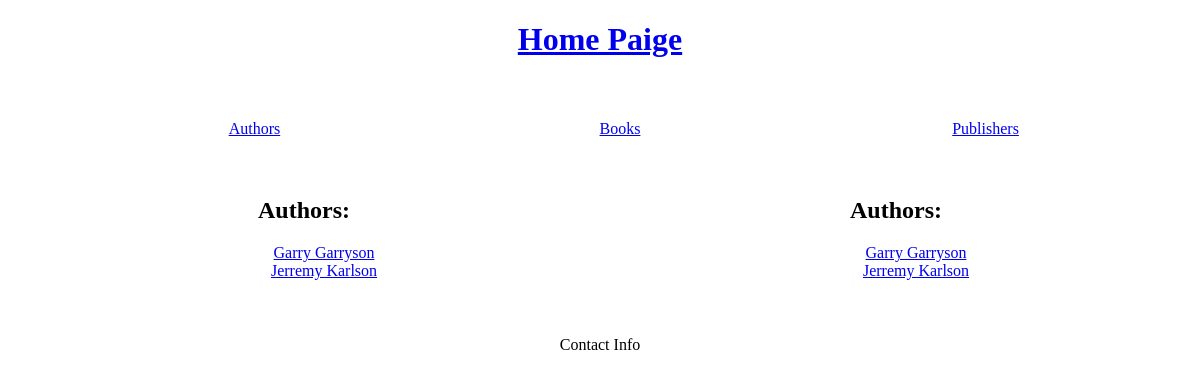
/authors/, run on an earlier commit of the app's database.
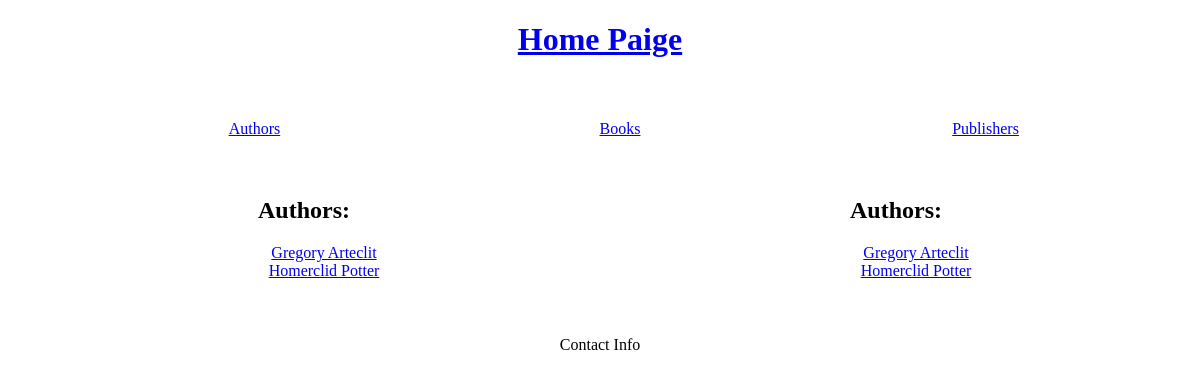
And on a later commit of the database.
### pages/models.py (models this page shows, shortened)
class Author(models.Model):
    name = models.CharField(max_length=100, unique=True)
    age = models.IntegerField()

### pages/views.py (the view)
# urls.py: path('authors/', authors, name='authors'),
def authors(request):
    all_authors = Author.objects.all()
    return render(request, 'authors.html', {'authors': all_authors, 'all_authors': all_authors})

### templates/authors.html (shortened to what this page needs)
{% extends 'base.html' %}
{% block content %}
    <h2>Authors:</h2>
    <ul>
        {% for author in authors %}
        <li><a href="{% url 'authors_books_information' %}?author={{ author.name }}">{{ author.name }}</a></li>
        {% endfor %}
    </ul>
{% endblock content%}

### templates/base.html (shortened to what this page needs)
<!DOCTYPE html>
<html lang="en">
<head>
</head>
<body>
    <header>
        {% block header %}
        <h1><a href="{% url 'home_page' %}">Home Paige</a></h1>
        {% endblock header %}
    </header>
    <nav>
        {% block nav_bar %}
        <ul class="nav_bar">
            <li><a href="{% url 'authors' %}">Authors</a></li>
            <li><a href="{% url 'books' %}">Books</a></li>
            <li><a href="{% url 'publishers' %}">Publishers</a></li>
        </ul>
        {% endblock nav_bar %}
    </nav>
    <main>
        <div>
            {% block sidebar %}
            <h2>Authors:</h2>
            <ul>
            {% for author in authors %}
                <li><a href="{% url 'authors_books_information' %}?author={{ author.name }}">{{ author.name }}</a></li>
            {% endfor %}
            </ul>
            {% endblock sidebar %}
        </div>
        <div>
            {% block content %}{% endblock content %}
        </div>
    </main>
    <footer>
        {% block footer %}
        <p>Contact Info</p>
        {% endblock footer %}
    </footer>
</body>
</html>

What changed in the data, as far as the page shows it:
changed Author: name "Garry Garryson" → "Gregory Arteclit"
changed Author: name "Jerremy Karlson" → "Homerclid Potter"
